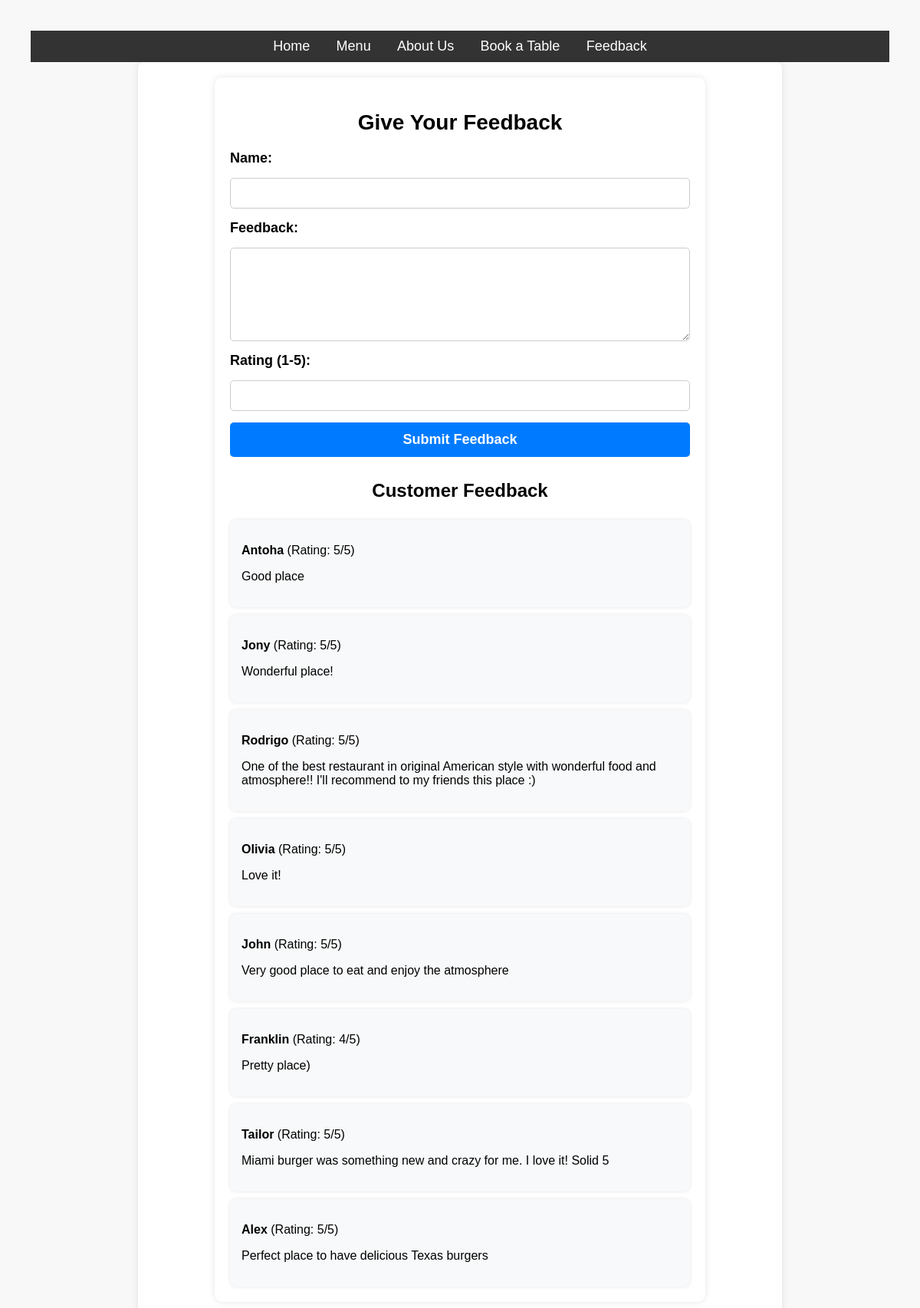
The page /restaurant_app/feedback/ on the database its author committed.
### restaurant_app/models.py (models this page shows, shortened)
class Feedback(models.Model):
    user_name = models.CharField(max_length=15)
    description = models.TextField(blank=False)
    rating = models.IntegerField()

### restaurant_app/views.py (the view)
# urls.py: path("feedback/", FeedbackView.as_view(), name="feedback"),
class FeedbackView(CreateView):
    model = Feedback
    form_class = FeedbackForm
    template_name = "restaurant_app/feedback.html"
    success_url = reverse_lazy("restaurant_app:feedback")
    def get_context_data(self, **kwargs):
        context = super().get_context_data(**kwargs)
        context["feedback_list"] = Feedback.objects.all().order_by("-id")
        return context

### restaurant_app/views.py (shortened to what this page needs)
class FeedbackForm(forms.ModelForm):
    class Meta:
        model = Feedback
        fields = ["user_name", "description", "rating"]

### templates/restaurant_app/feedback.html (shortened to what this page needs)
{% extends 'base.html' %}
{% block content %}
<div class="container" style="max-width: 600px; margin: auto; padding: 20px; background: white; border-radius: 10px; box-shadow: 0 0 10px rgba(0, 0, 0, 0.1);">
    <h2 style="text-align: center; font-size: 28px; margin-bottom: 20px;">Give Your Feedback</h2>
    <form method="POST" action="{% url 'restaurant_app:feedback' %}" style="display: flex; flex-direction: column; gap: 15px;">
        <label for="user_name" style="font-size: 18px; font-weight: bold;">Name:</label>
        <input type="text" id="user_name" name="user_name" required style="padding: 10px; font-size: 16px; border-radius: 5px; border: 1px solid #ccc;">
        <label for="description" style="font-size: 18px; font-weight: bold;">Feedback:</label>
        <textarea id="description" name="description" required style="padding: 10px; font-size: 16px; border-radius: 5px; border: 1px solid #ccc; height: 100px;"></textarea>
        <label for="rating" style="font-size: 18px; font-weight: bold;">Rating (1-5):</label>
        <input type="number" id="rating" name="rating" min="1" max="5" required style="padding: 10px; font-size: 16px; border-radius: 5px; border: 1px solid #ccc;">
        <button type="submit" style="padding: 12px; font-size: 18px; font-weight: bold; color: white; background: #007bff; border: none; border-radius: 5px; cursor: pointer; transition: background 0.3s;">Submit Feedback</button>
    </form>
    <h3 style="text-align: center; font-size: 24px; margin-top: 30px;">Customer Feedback</h3>
    {% for feedback in feedback_list %}
        <div class="feedback-box" style="background: #f8f9fa; padding: 15px; border-radius: 8px; margin-top: 10px; box-shadow: 0 0 5px rgba(0, 0, 0, 0.1);">
            <p><strong>{{ feedback.user_name }}</strong> (Rating: {{ feedback.rating }}/5)</p>
            <p>{{ feedback.description }}</p>
        </div>
    {% empty %}
        <p style="text-align: center; font-size: 16px;">No feedback yet. Be the first to share your thoughts!</p>
    {% endfor %}
</div>
{% endblock %}

### templates/base.html (style rules this page uses)
body { font-family: Arial, sans-serif; margin: 20px; padding: 20px; background-color: #f8f8f8; }
.container { max-width: 800px; margin: auto; background: white; padding: 20px; border-radius: 8px; box-shadow: 0px 0px 10px rgba(0, 0, 0, 0.1); }

### rows shown on the page
Feedback: user_name "Antoha", rating "5", description "Good place"
Feedback: user_name "Jony", rating "5", description "Wonderful place!"
Feedback: user_name "Rodrigo", rating "5", description "One of the best restaurant in original American style with wonderful food and atmosphere!! I'll recommend to my friends this place :)"
Feedback: user_name "Olivia", rating "5", description "Love it!"
Feedback: user_name "John", rating "5", description "Very good place to eat and enjoy the atmosphere"
Feedback: user_name "Franklin", rating "4", description "Pretty place)"
Feedback: user_name "Tailor", rating "5", description "Miami burger was something new and crazy for me. I love it! Solid 5"
Feedback: user_name "Alex", rating "5", description "Perfect place to have delicious Texas burgers"
